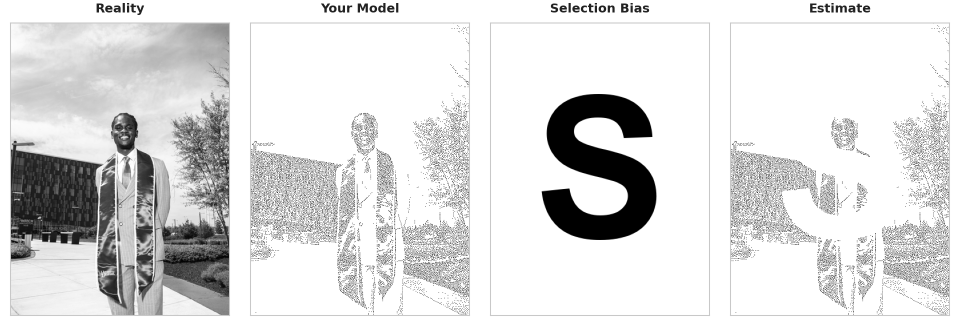
#> input picture my_statistics_meme.png, 1920 x 637 px (shown at 1/2 size)
$ python -i step1_prepare_image.py   (imports and definitions only)
#> lines starting #> are read from the running program, lines starting #| are printed output that depends on the picture
"""
Step 1: Prepare a black and white image for the statistics meme.
Loads an image, converts to grayscale, and resizes to appropriate dimensions
while maintaining aspect ratio.
"""

from __future__ import annotations

import warnings
from pathlib import Path

import numpy as np
from PIL import Image


def _demo_grayscale_pil() -> Image.Image:
    """Deterministic stand-in when no image file is available (e.g. first render)."""
    rng = np.random.default_rng(42)
    h, w = 600, 400
    x = np.linspace(0, 1, w)
    y = np.linspace(0, 1, h)
    xx, yy = np.meshgrid(x, y)
    base = 0.3 + 0.4 * np.sin(4 * np.pi * xx) * np.cos(3 * np.pi * yy)
    base = base + 0.12 * rng.random((h, w))
    arr = (np.clip(base, 0, 1) * 255).astype(np.uint8)
    return Image.fromarray(arr, mode="L")


def prepare_image(
    img_path: str | Path,
    max_size: int = 512,
    target_size: tuple[int, int] | None = None
) -> np.ndarray:
    """
    Load an image, convert to grayscale, and resize to appropriate dimensions
    for the statistics meme while maintaining aspect ratio.

    Parameters
    ----------
    img_path : str | Path
        Path to the input image file. If the file is missing, a built-in demo
        pattern is used and a warning is shown (so notebooks still run).
    max_size : int
        Maximum dimension (width or height) if target_size is None.
        Image will be resized to fit within this size while maintaining aspect ratio.
    target_size : tuple[int, int] | None
        Optional target size (width, height). If provided, image will be resized
        to this size. If None, uses max_size to determine dimensions.

    Returns
    -------
    img_array : np.ndarray
        Grayscale image as 2D array (height, width) with values in [0, 1]
    """
#> called with img_path = 'my_statistics_meme.png', max_size = 512
    path = Path(img_path).expanduser()
    if not path.is_file():
        warnings.warn(
            f"Image not found: {path!s}. Using a built-in demo pattern. "
            f"Place your photo at that path, or set img_path to a file that exists.",
            UserWarning,
            stacklevel=2,
        )
        original_img = _demo_grayscale_pil()
    else:
        original_img = Image.open(path)
#> original_img is the input picture: PIL image 1920x637 RGBA; mean R, G, B, A 220.2, 220.2, 220.2, 255

    # Convert to grayscale if needed
    if original_img.mode != 'L':
        original_img = original_img.convert('L')
#> original_img: PIL image 1920x637 L

    # Convert to numpy array and normalize to [0, 1]
    img_array = np.array(original_img, dtype=np.float32) / 255.0

    # Resize if needed
    if target_size is not None:
        # Resize to exact target size
        new_size = target_size
        img_resized_pil = original_img.resize(new_size, Image.Resampling.LANCZOS)
        if img_resized_pil.mode != 'L':
            img_resized_pil = img_resized_pil.convert('L')
        img_resized = np.array(img_resized_pil, dtype=np.float32) / 255.0
        print(f"Resized image to target size: {img_resized.shape}")
    elif img_array.shape[0] > max_size or img_array.shape[1] > max_size:
        # Resize to fit within max_size while maintaining aspect ratio
        scale = max_size / max(img_array.shape[0], img_array.shape[1])
#> scale = 0.267
        new_size = (int(img_array.shape[1] * scale), int(img_array.shape[0] * scale))
#> new_size = (512, 169)
        img_resized_pil = original_img.resize(new_size, Image.Resampling.LANCZOS)
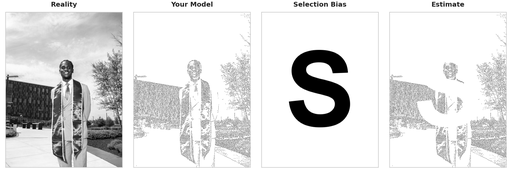
#> img_resized_pil: PIL image 512x169 L; min 0, max 255, mean 219.9
        if img_resized_pil.mode != 'L':
            img_resized_pil = img_resized_pil.convert('L')
        img_resized = np.array(img_resized_pil, dtype=np.float32) / 255.0
        print(f"Resized image from {img_array.shape} to {img_resized.shape} for processing")
#| Resized image from (637, 1920) to (169, 512) for processing
    else:
        img_resized = img_array.copy()
        print(f"Image size: {img_resized.shape} (no resizing needed)")

    # Ensure img_resized is 2D grayscale
    if len(img_resized.shape) > 2:
        img_resized = img_resized[:, :, 0]
    elif len(img_resized.shape) == 2:
        pass
    else:
        raise ValueError(f"Unexpected image shape: {img_resized.shape}")

    print(f"Final image shape: {img_resized.shape} (should be 2D for grayscale)")
#| Final image shape: (169, 512) (should be 2D for grayscale)
    return img_resized

>>> result = prepare_image('my_statistics_meme.png')
